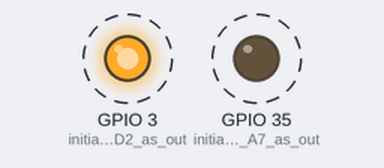
Simulated run of this sketch. Board: ESP32. Parts: output pins drawn as LEDs (lit = HIGH). Dashed ring = blinking.

Above: at 0.5 s.
Timing chart, 0 to 4.6 s (numbered marks = the images above):
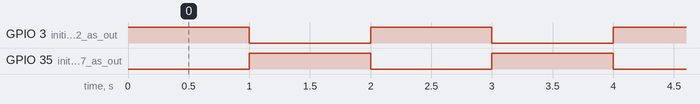

Measured:
- by itself, GPIO 3 (initialize_Port_D2_as_out), GPIO 35 (initialize_Port_A7_as_out): alternates HIGH for 1.0 s and LOW for 1.0 s

The sketch:

Lab1Part3.ino
```cpp
// Filename:    Lab1Part3.ino
// Author:      Christopher Andrade (2221525)
// Date:        06/17/24
// Description: This file controls the asynchronous blinking of two off-board LEDs connected to an ESP32

// Version:     2.0
// Author:      Christopher Andrade (2221525)
// Date:        06/14/24
// Change(s):   Added functionality of lighting two seperate off-board LEDs at asynchronous intervals (one on, one off)

void setup() {
  pinMode (A7, OUTPUT); // initialize Port A7 as output
  pinMode (D2, OUTPUT); // initialize Port D2 as output
}

void loop() {
  digitalWrite(D2, HIGH); // Turn on LED associated with D2 port
  digitalWrite(A7, LOW);  // Turn off LED associated with A7 port
  delay(1000);
  digitalWrite(D2, LOW);  // Turn off LED associated with D2 port
  digitalWrite(A7, HIGH); // Turn on LED associated with A7 port
  delay(1000);
}
```
